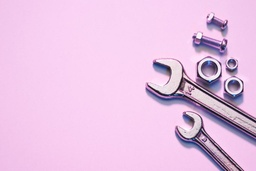
#> input picture IM PROC/llaves1.jpeg, 256 x 171 px, shrunk from 1024 x 683 before the run
$ python 'PRACTICA 8.py'
#> lines starting #> are read from the running program, lines starting #| are printed output that depends on the picture
# -*- coding: utf-8 -*-
"""
Created on Thu May 19 23:50:02 2022

@author: argen
"""

import numpy as np
import matplotlib.pyplot as plt
from skimage import io,color
from random import shuffle


img = io.imread('llaves1.jpeg',as_gray=True)
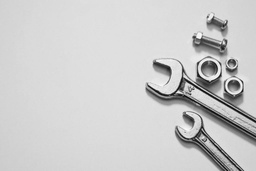
#> img: shape (171, 256) float64; min 0.0173, max 0.986, mean 0.802


listed_image = []
colores = []

for i in range(len(img)):
    for j in range(len(img[1])):
        if img[i][j] not in colores:
            colores.append(img[i][j])
#> after the loop, colores = 8085 values, max 0.986 at index 6573, min 0.0173 at index 3829, mean 0.578

dispersor = {}
inicial = -5000
for i in colores:

    dispersor[i] = inicial
    inicial += 50
    print(inicial)
#> this loop made 8085 passes
#> (i, inicial) on passes 1 to 3: (0.819, -4950), (0.823, -4900), (0.827, -4850)
#| -4950
#| -4900
#| -4850
#| -4800
#| -4750
#| -4700
#| -4650
#| -4600
#> (further printed lines are left out)
#> after the loop, dispersor = 8085 items; inicial = 399250


for i in range(len(img)):


    for j in range(len(img[i])):
           listed_image.append(np.array([j,i,dispersor[img[i][j]]]))
#> after the loop, listed_image = 43776 items

samples = int(input("Dame el numero de puntos:  "))
#> the answer given: 3

dataset = []
xpoints = []
ypoints = []

for i in range(samples):
    index = np.random.randint(len(listed_image))
    dataset.append(listed_image[index])
#> this loop made 3 passes
#> index on passes 1 to 3: 2732, 43567, 42613
#> after the loop, dataset = [[172, 10, -4100], [47, 170, 23150], [117, 166, -3150]]


K = int(input("Introduce K:  "))
#> the answer given: 3

groups = []
medias = []


converged = 0
epsilon = 0.025
counter = 0
iteraciones = 0
for i in range(K):
    groups.append([dataset[i]])
    medias.append(dataset[i])
#> after the loop, groups = [[[172, 10, -4100]], [[47, 170, 23150]], [[117, 166, -3150]]]; medias has the same summary as dataset


while converged == 0:

    if(iteraciones == 0):
        medias_before = medias
    iteraciones +=1

    token = 0
    for i in dataset:
        distances = []


        for j in medias:

            distances.append(np.linalg.norm(i-j))


        mindex = distances.index(min(distances))
        groups[mindex].append(i)


    medias = []
    for s in range(len(groups)):
        x = []
        y = []
        z = []
        for k in groups[s]:
            x.append(k[0])
            y.append(k[1])
            z.append(k[2])

        medias.append(np.array([np.mean(x),np.mean(y),np.mean(z)]))


    md = []
    for i in range(len(medias)):
        md.append(np.linalg.norm(medias[i]-medias_before[i]))


    for i in md:
        if(i>epsilon):
            token = 1
            counter = 0

    if token == 0:
        counter+=1


    if counter == 50:

        print("Este programa convergio a las "+str(iteraciones)+" iteraciones")
        converged = 1
        mediasx = []
        c = 0
        for i in groups:
            x = []
            y = []
            for j in i:
                x.append(j[0])
                y.append(j[1])
            mediasx.append([np.mean([x,y]),c])
            c+=1


        for i in range(len(mediasx)):
            for j in range(i,len(mediasx)):
                if(mediasx[j][0]>mediasx[i][0]):
                    aux = mediasx[i]
                    mediasx[i] = mediasx[j]
                    mediasx[j] = aux


        ng = []
        for i in range(len(groups)):
            ng.append(groups[mediasx[i][1]])
        groups = ng
        break

    medias_before = medias
    shuffle(dataset)
    groups = []
    for i in range(K):
        groups.append([])
#> this loop made 50 passes
#> after the loop, iteraciones = 50


colors = ["#ED2939","#FFFFFF","#002654",]

for i in range(len(groups)):
    s = groups[i]
    for j in s:
        plt.scatter(j[0],j[1],c=colors[i],edgecolors="black")
#> this loop made 3 passes

plt.legend()


io.imshow(img)
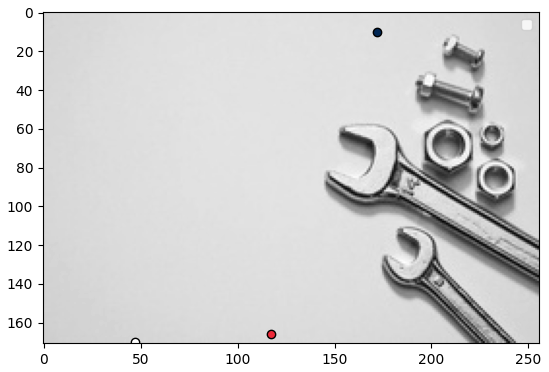
#> figure drawn by matplotlib, 1 panel
